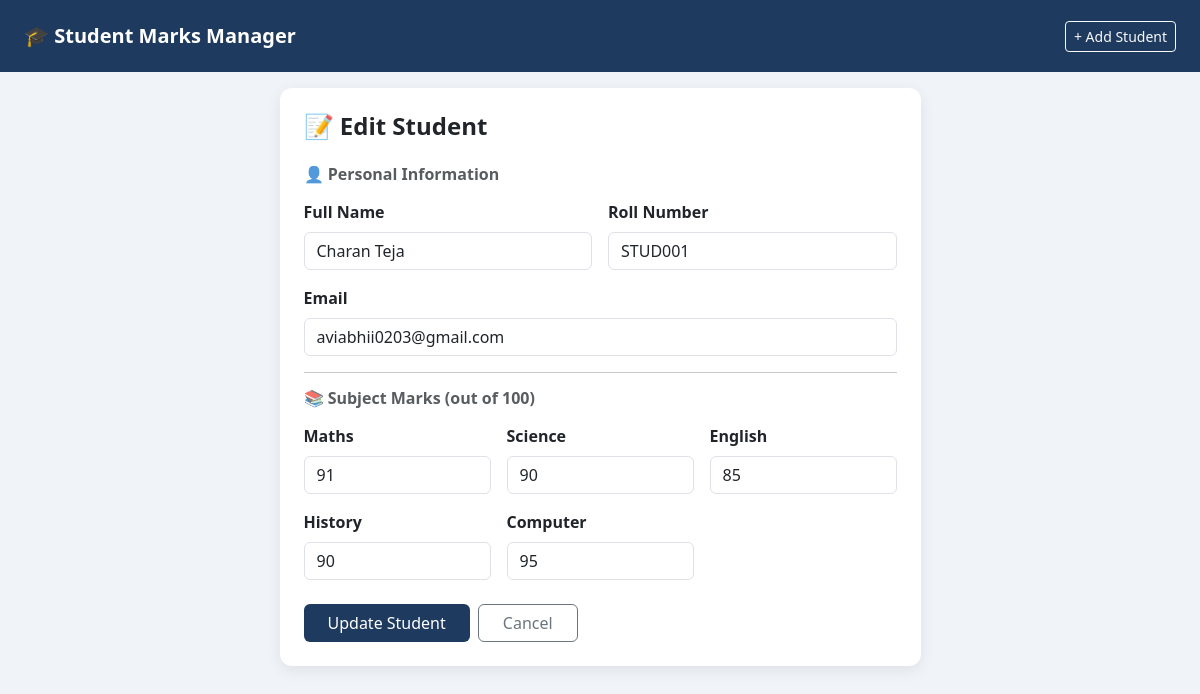
/marks/1/edit/, run on the app's committed database.
### marks/models.py (models this page shows, shortened)
class Student(models.Model):
    GRADE_CHOICES = [
        ('A+', 'A+'), ('A', 'A'), ('B+', 'B+'),
        ('B', 'B'),   ('C', 'C'), ('F', 'Fail'),
    ]
    name      = models.CharField(max_length=100)
    roll_no   = models.CharField(max_length=20, unique=True)
    email     = models.EmailField(unique=True)
    maths     = models.IntegerField(default=0)
    science   = models.IntegerField(default=0)
    english   = models.IntegerField(default=0)
    history   = models.IntegerField(default=0)
    computer  = models.IntegerField(default=0)
    created_at = models.DateTimeField(auto_now_add=True)
    class Meta:
        ordering = ['roll_no']

### marks/views.py (the view)
# urls.py: path('<int:pk>/edit/',      views.student_edit,   name='student_edit'),
def student_edit(request, pk):
    student = get_object_or_404(Student, pk=pk)
    if request.method == 'POST':
        form = StudentForm(request.POST, instance=student)
        if form.is_valid():
            form.save()
            messages.success(request, f'✅ Student "{student.name}" updated successfully!')
            return redirect('marks:student_list')
        else:
            messages.error(request, '❌ Please fix the errors below.')
    else:
        form = StudentForm(instance=student)
    return render(request, 'marks/student_form.html', {
        'form': form,
        'title': 'Edit Student',
        'button': 'Update Student',
        'student': student
    })

### marks/templates/marks/student_form.html (shortened to what this page needs)
{% extends 'marks/base.html' %}
{% block content %}
<div class="row justify-content-center">
    <div class="col-md-7">
        <div class="card p-4">
            <h4 class="fw-bold mb-4">📝 {{ title }}</h4>
            <form method="POST">
                <h6 class="text-muted fw-semibold mb-3">👤 Personal Information</h6>
                <div class="row g-3 mb-3">
                    <div class="col-md-6">
                        <label class="form-label fw-semibold">Full Name</label>
                        {{ form.name }}
                    </div>
                    <div class="col-md-6">
                        <label class="form-label fw-semibold">Roll Number</label>
                        {{ form.roll_no }}
                    </div>
                    <div class="col-12">
                        <label class="form-label fw-semibold">Email</label>
                        {{ form.email }}
                    </div>
                </div>
                <hr>
                <h6 class="text-muted fw-semibold mb-3">📚 Subject Marks (out of 100)</h6>
                <div class="row g-3 mb-4">
                    <div class="col-md-4">
                        <label class="form-label fw-semibold">Maths</label>
                        {{ form.maths }}
                    </div>
                    <div class="col-md-4">
                        <label class="form-label fw-semibold">Science</label>
                        {{ form.science }}
                    </div>
                    <div class="col-md-4">
                        <label class="form-label fw-semibold">English</label>
                        {{ form.english }}
                    </div>
                    <div class="col-md-4">
                        <label class="form-label fw-semibold">History</label>
                        {{ form.history }}
                    </div>
                    <div class="col-md-4">
                        <label class="form-label fw-semibold">Computer</label>
                        {{ form.computer }}
                    </div>
                </div>
                <div class="d-flex gap-2">
                    <button type="submit" class="btn btn-add px-4">{{ button }}</button>
                    <a href="{% url 'marks:student_list' %}" class="btn btn-outline-secondary px-4">Cancel</a>
                </div>
            </form>
        </div>
    </div>
</div>
{% endblock %}

### marks/templates/marks/base.html (style rules this page uses)
body { background-color: #f0f4f8; }
.card { border: none; border-radius: 12px; box-shadow: 0 4px 15px rgba(0,0,0,0.08); }
.btn-add { background-color: #1e3a5f; color: white; border: none; }

### data on the page
Student: name "Charan Teja", roll_no "STUD001", email "aviabhii0203@gmail.com", maths "91", science "90", english "85", history "90", computer "95"

### other printed values
{{ title }} "Edit Student"
{{ button }} "Update Student"
